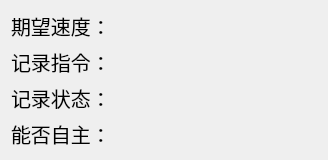
<?xml version="1.0" encoding="UTF-8"?>
<ui version="4.0">
 <class>LeftDisplay</class>
 <widget class="QWidget" name="LeftDisplay">
  <property name="geometry">
   <rect>
    <x>0</x>
    <y>0</y>
    <width>326</width>
    <height>152</height>
   </rect>
  </property>
  <property name="windowTitle">
   <string>Form</string>
  </property>
  <layout class="QVBoxLayout" name="verticalLayout">
   <item>
    <layout class="QHBoxLayout" name="horizontalLayout">
     <item>
      <widget class="QLabel" name="label_speed1">
       <property name="minimumSize">
        <size>
         <width>100</width>
         <height>0</height>
        </size>
       </property>
       <property name="font">
        <font>
         <pointsize>15</pointsize>
        </font>
       </property>
       <property name="text">
        <string>期望速度：</string>
       </property>
      </widget>
     </item>
     <item>
      <widget class="QLabel" name="label_speed2">
       <property name="minimumSize">
        <size>
         <width>200</width>
         <height>0</height>
        </size>
       </property>
       <property name="font">
        <font>
         <pointsize>15</pointsize>
        </font>
       </property>
       <property name="text">
        <string/>
       </property>
      </widget>
     </item>
    </layout>
   </item>
   <item>
    <layout class="QHBoxLayout" name="horizontalLayout_2">
     <item>
      <widget class="QLabel" name="label_recordcmd1">
       <property name="minimumSize">
        <size>
         <width>100</width>
         <height>0</height>
        </size>
       </property>
       <property name="font">
        <font>
         <pointsize>15</pointsize>
        </font>
       </property>
       <property name="text">
        <string>记录指令：</string>
       </property>
      </widget>
     </item>
     <item>
      <widget class="QLabel" name="label_recordcmd2">
       <property name="minimumSize">
        <size>
         <width>200</width>
         <height>0</height>
        </size>
       </property>
       <property name="font">
        <font>
         <pointsize>15</pointsize>
        </font>
       </property>
       <property name="text">
        <string/>
       </property>
      </widget>
     </item>
    </layout>
   </item>
   <item>
    <layout class="QHBoxLayout" name="horizontalLayout_3">
     <item>
      <widget class="QLabel" name="label_recordstatus1">
       <property name="minimumSize">
        <size>
         <width>100</width>
         <height>0</height>
        </size>
       </property>
       <property name="font">
        <font>
         <pointsize>15</pointsize>
        </font>
       </property>
       <property name="text">
        <string>记录状态：</string>
       </property>
      </widget>
     </item>
     <item>
      <widget class="QLabel" name="label_recordstatus2">
       <property name="minimumSize">
        <size>
         <width>200</width>
         <height>0</height>
        </size>
       </property>
       <property name="font">
        <font>
         <pointsize>15</pointsize>
        </font>
       </property>
       <property name="text">
        <string/>
       </property>
      </widget>
     </item>
    </layout>
   </item>
   <item>
    <layout class="QHBoxLayout" name="horizontalLayout_4">
     <item>
      <widget class="QLabel" name="label_enable1">
       <property name="minimumSize">
        <size>
         <width>95</width>
         <height>0</height>
        </size>
       </property>
       <property name="font">
        <font>
         <pointsize>15</pointsize>
        </font>
       </property>
       <property name="text">
        <string>能否自主：</string>
       </property>
      </widget>
     </item>
     <item>
      <widget class="QLabel" name="label_enable2">
       <property name="minimumSize">
        <size>
         <width>200</width>
         <height>0</height>
        </size>
       </property>
       <property name="font">
        <font>
         <pointsize>15</pointsize>
        </font>
       </property>
       <property name="text">
        <string/>
       </property>
      </widget>
     </item>
    </layout>
   </item>
  </layout>
 </widget>
 <resources/>
 <connections/>
</ui>
